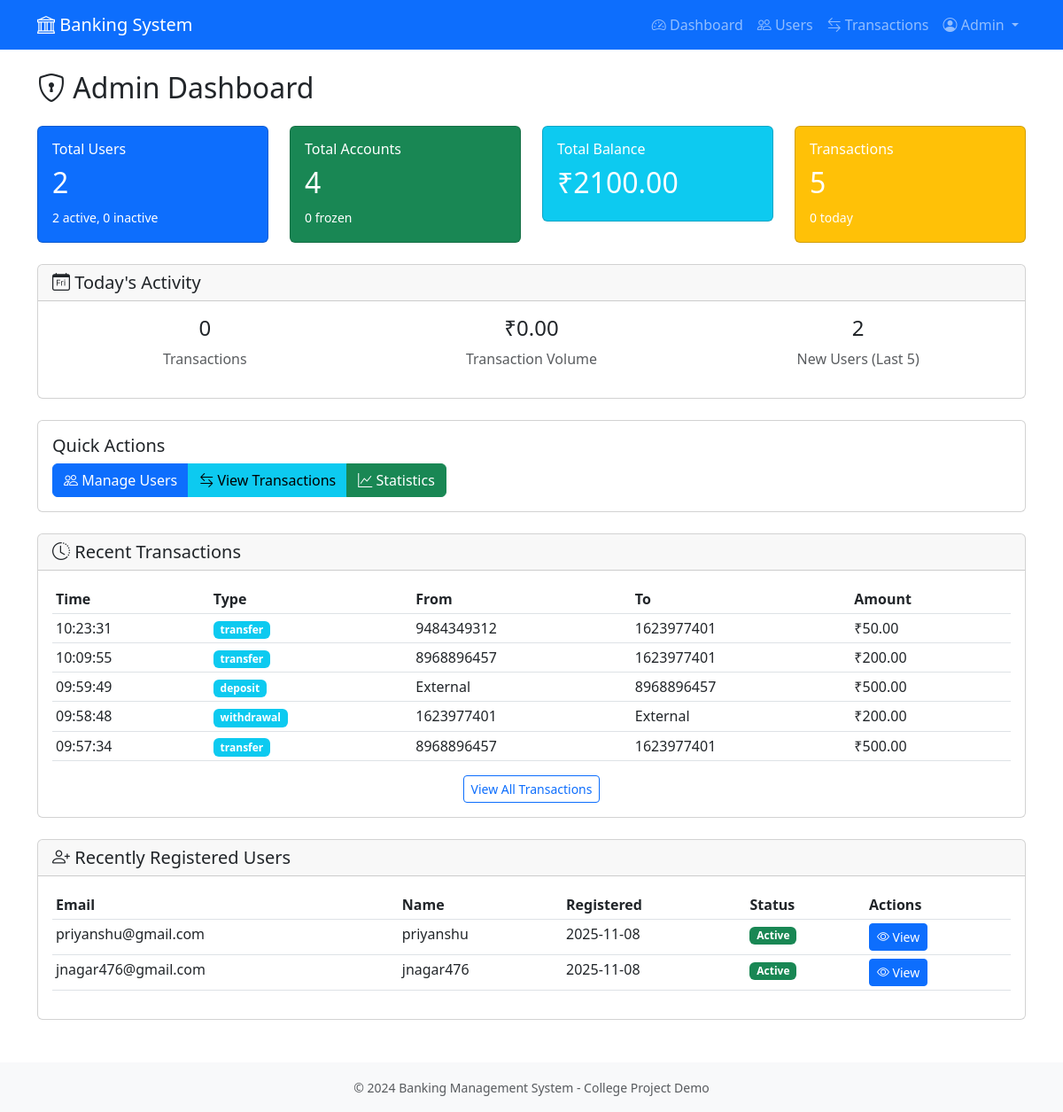
Page /admin/dashboard (signed in) on the earlier database version.
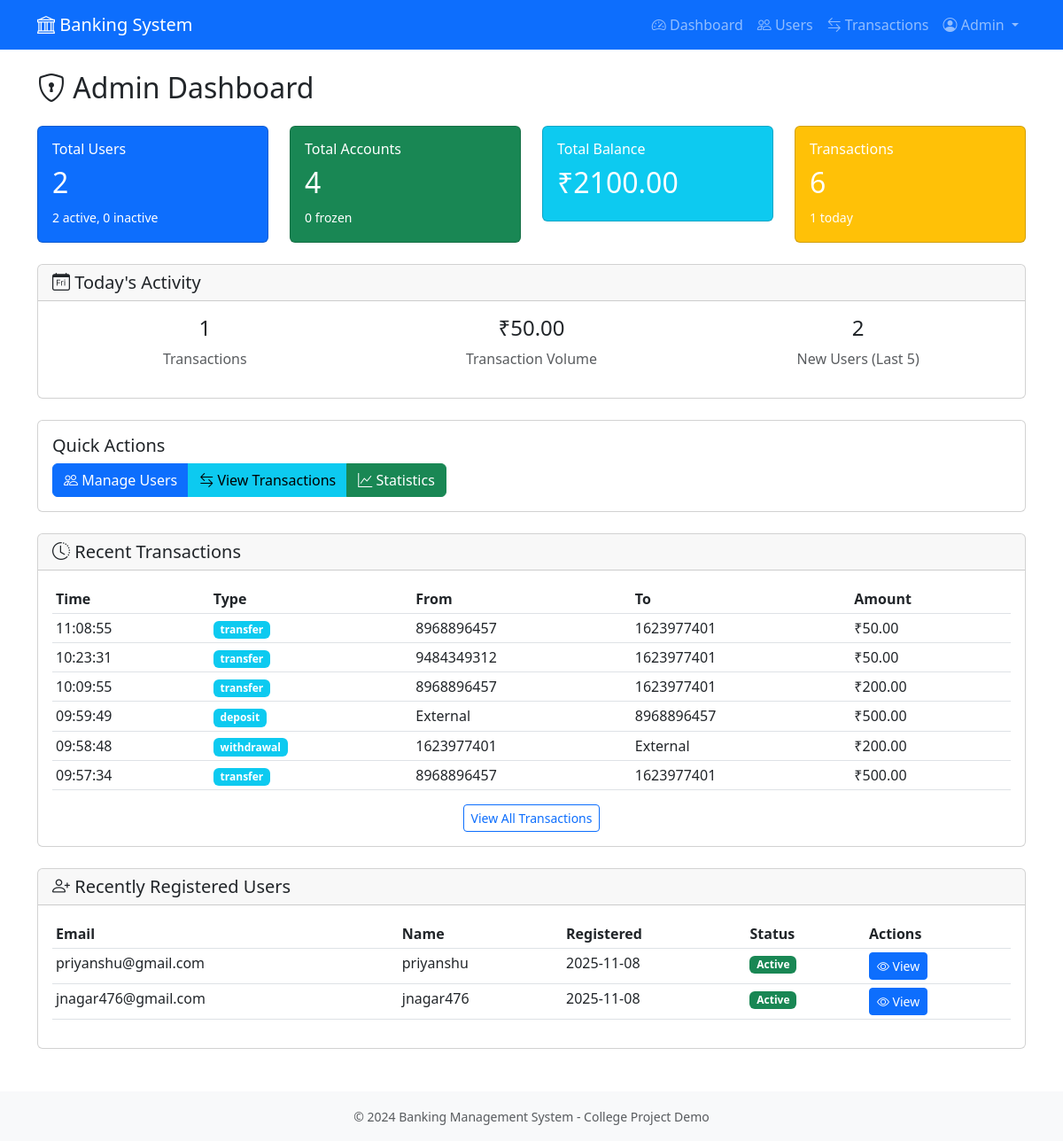
Same page on the later database version.
### app/models.py (models this page shows, shortened)
class Transaction(db.Model):
    __tablename__ = 'transactions'
    id = db.Column(db.Integer, primary_key=True)
    from_account_id = db.Column(db.Integer, db.ForeignKey('accounts.id'), nullable=True, index=True)
    to_account_id = db.Column(db.Integer, db.ForeignKey('accounts.id'), nullable=True, index=True)
    amount = db.Column(db.Integer, nullable=False)  # Stored in cents
    transaction_type = db.Column(db.String(20), nullable=False)  # 'transfer', 'deposit', 'withdrawal'
    description = db.Column(db.String(255), nullable=True)
    timestamp = db.Column(db.DateTime, default=datetime.utcnow, nullable=False, index=True)
    def get_amount(self):
        return self.amount / 100.0

class Account(db.Model):
    __tablename__ = 'accounts'
    id = db.Column(db.Integer, primary_key=True)
    user_id = db.Column(db.Integer, db.ForeignKey('users.id'), nullable=False, index=True)
    account_number = db.Column(db.String(20), unique=True, nullable=False, index=True)
    account_type = db.Column(db.String(20), nullable=False)  # 'checking' or 'savings'
    balance = db.Column(db.Integer, default=0, nullable=False)  # Stored in cents
    is_frozen = db.Column(db.Boolean, default=False, nullable=False)
    created_at = db.Column(db.DateTime, default=datetime.utcnow, nullable=False)
    transactions_sent = db.relationship(
        'Transaction',
        foreign_keys='Transaction.from_account_id',
        backref='source_account',
        lazy='dynamic'
    )
    transactions_received = db.relationship(
        'Transaction',
        foreign_keys='Transaction.to_account_id',
        backref='destination_account',
        lazy='dynamic'
    )

class User(UserMixin, db.Model):
    __tablename__ = 'users'
    id = db.Column(db.Integer, primary_key=True)
    email = db.Column(db.String(120), unique=True, nullable=False, index=True)
    password_hash = db.Column(db.String(255), nullable=False)
    full_name = db.Column(db.String(100), nullable=False)
    phone = db.Column(db.String(20), nullable=True)
    is_admin = db.Column(db.Boolean, default=False, nullable=False)
    is_active = db.Column(db.Boolean, default=True, nullable=False)
    created_at = db.Column(db.DateTime, default=datetime.utcnow, nullable=False)
    accounts = db.relationship('Account', backref='owner', lazy='dynamic', cascade='all, delete-orphan')

### app/routes/admin_routes.py (the view)
@bp.route('/dashboard')
@login_required
@admin_required
def dashboard():
    total_users = User.query.count()
    active_users = User.query.filter_by(is_active=True).count()
    inactive_users = User.query.filter_by(is_active=False).count()
    total_accounts = Account.query.count()
    frozen_accounts = Account.query.filter_by(is_frozen=True).count()
    total_balance_cents = db.session.query(func.sum(Account.balance)).scalar() or 0
    total_balance = total_balance_cents / 100.0
    total_transactions = Transaction.query.count()
    today_start = datetime.utcnow().replace(hour=0, minute=0, second=0, microsecond=0)
    transactions_today = Transaction.query.filter(Transaction.timestamp >= today_start).count()
    today_volume_cents = db.session.query(func.sum(Transaction.amount)).filter(
        Transaction.timestamp >= today_start
    ).scalar() or 0
    today_volume = today_volume_cents / 100.0
    recent_transactions = Transaction.query.order_by(desc(Transaction.timestamp)).limit(10).all()
    recent_users = User.query.order_by(desc(User.created_at)).limit(5).all()
    return render_template(
        'admin/dashboard.html',
        title='Admin Dashboard',
        total_users=total_users,
        active_users=active_users,
        inactive_users=inactive_users,
        total_accounts=total_accounts,
        frozen_accounts=frozen_accounts,
        total_balance=total_balance,
        total_transactions=total_transactions,
        transactions_today=transactions_today,
        today_volume=today_volume,
        recent_transactions=recent_transactions,
        recent_users=recent_users
    )

### app/routes/admin_routes.py (called while the page is built)
def admin_required(f):
    @wraps(f)
    def decorated_function(*args, **kwargs):
        if not current_user.is_authenticated:
            flash('Please log in to access this page.', 'warning')
            return redirect(url_for('auth.admin_login'))
        if not isinstance(current_user, Admin):
            flash('Access denied. Admin privileges required.', 'danger')
            abort(403)  # Forbidden
        return f(*args, **kwargs)
    return decorated_function

### app/templates/admin/dashboard.html (shortened to what the changed rows need)
{% extends "layout.html" %}
{% block content %}
<h2 class="mb-4">
    <i class="bi bi-shield-lock"></i> Admin Dashboard
</h2>
<div class="row mb-4">
    <div class="col-md-3">
        <div class="card bg-primary text-white">
            <div class="card-body">
                <h2>{{ total_users }}</h2>
            </div>
        </div>
    </div>
    <div class="col-md-3">
        <div class="card bg-success text-white">
            <div class="card-body">
                <h2>{{ total_accounts }}</h2>
            </div>
        </div>
    </div>
    <div class="col-md-3">
        <div class="card bg-info text-white">
            <div class="card-body">
                <h2>₹{{ "%.2f"|format(total_balance) }}</h2>
            </div>
        </div>
    </div>
    <div class="col-md-3">
        <div class="card bg-warning text-white">
            <div class="card-body">
                <h6 class="card-title">Transactions</h6>
                <h2>{{ total_transactions }}</h2>
                <small>{{ transactions_today }} today</small>
            </div>
        </div>
    </div>
</div>
<div class="row mb-4">
    <div class="col-md-12">
        <div class="card">
            <div class="card-body">
                <div class="row text-center">
                    <div class="col-md-4">
                        <h4>{{ transactions_today }}</h4>
                        <p class="text-muted">Transactions</p>
                    </div>
                    <div class="col-md-4">
                        <h4>₹{{ "%.2f"|format(today_volume) }}</h4>
                        <p class="text-muted">Transaction Volume</p>
                    </div>
                </div>
            </div>
        </div>
    </div>
</div>
<div class="card mb-4">
    <div class="card-body">
        {% if recent_transactions %}
            <div class="table-responsive">
                <table class="table table-sm table-hover">
                    <thead>
                        <tr>
                            <th>Time</th>
                            <th>Type</th>
                            <th>From</th>
                            <th>To</th>
                            <th>Amount</th>
                        </tr>
                    </thead>
                    <tbody>
                        {% for transaction in recent_transactions %}
                        <tr>
                            <td>{{ transaction.timestamp.strftime('%H:%M:%S') }}</td>
                            <td><span class="badge bg-info">{{ transaction.transaction_type }}</span></td>
                            <td>
                                {% if transaction.source_account %}
                                    {{ transaction.source_account.account_number }}
                                {% else %}
                                    External
                                {% endif %}
                            </td>
                            <td>
                                {% if transaction.destination_account %}
                                    {{ transaction.destination_account.account_number }}
                                {% else %}
                                    External
                                {% endif %}
                            </td>
                            <td>₹{{ "%.2f"|format(transaction.get_amount()) }}</td>
                        </tr>
                        {% endfor %}
                    </tbody>
                </table>
            </div>
        {% else %}
            <p class="text-muted mb-0">No recent transactions.</p>
        {% endif %}
    </div>
</div>
<div class="card">
    <div class="card-body">
        {% if recent_users %}
            <div class="table-responsive">
                <table class="table table-sm">
                    <thead>
                        <tr>
                            <th>Email</th>
                            <th>Name</th>
                            <th>Registered</th>
                            <th>Status</th>
                            <th>Actions</th>
                        </tr>
                    </thead>
                    <tbody>
                        {% for user in recent_users %}
                        <tr>
                            <td>{{ user.email }}</td>
                            <td>{{ user.full_name }}</td>
                            <td>{{ user.created_at.strftime('%Y-%m-%d') }}</td>
                            <td>
                                {% if user.is_active %}
                                    <span class="badge bg-success">Active</span>
                                {% else %}
                                    <span class="badge bg-danger">Inactive</span>
                                {% endif %}
                            </td>
                            <td>
                                <a href="{{ url_for('admin.user_details', user_id=user.id) }}" class="btn btn-sm btn-primary">
                                    <i class="bi bi-eye"></i> View
                                </a>
                            </td>
                        </tr>
                        {% endfor %}
                    </tbody>
                </table>
            </div>
        {% else %}
            <p class="text-muted mb-0">No users registered yet.</p>
        {% endif %}
    </div>
</div>
{% endblock %}

Differences in the rows shown:
added Transaction: get_amount "50.00"
Other differences:
{{ total_transactions }}: "5" → "6"
{{ transactions_today }}: "0" → "1"
{{ "%.2f"|format(today_volume) }}: "0.00" → "50.00"
